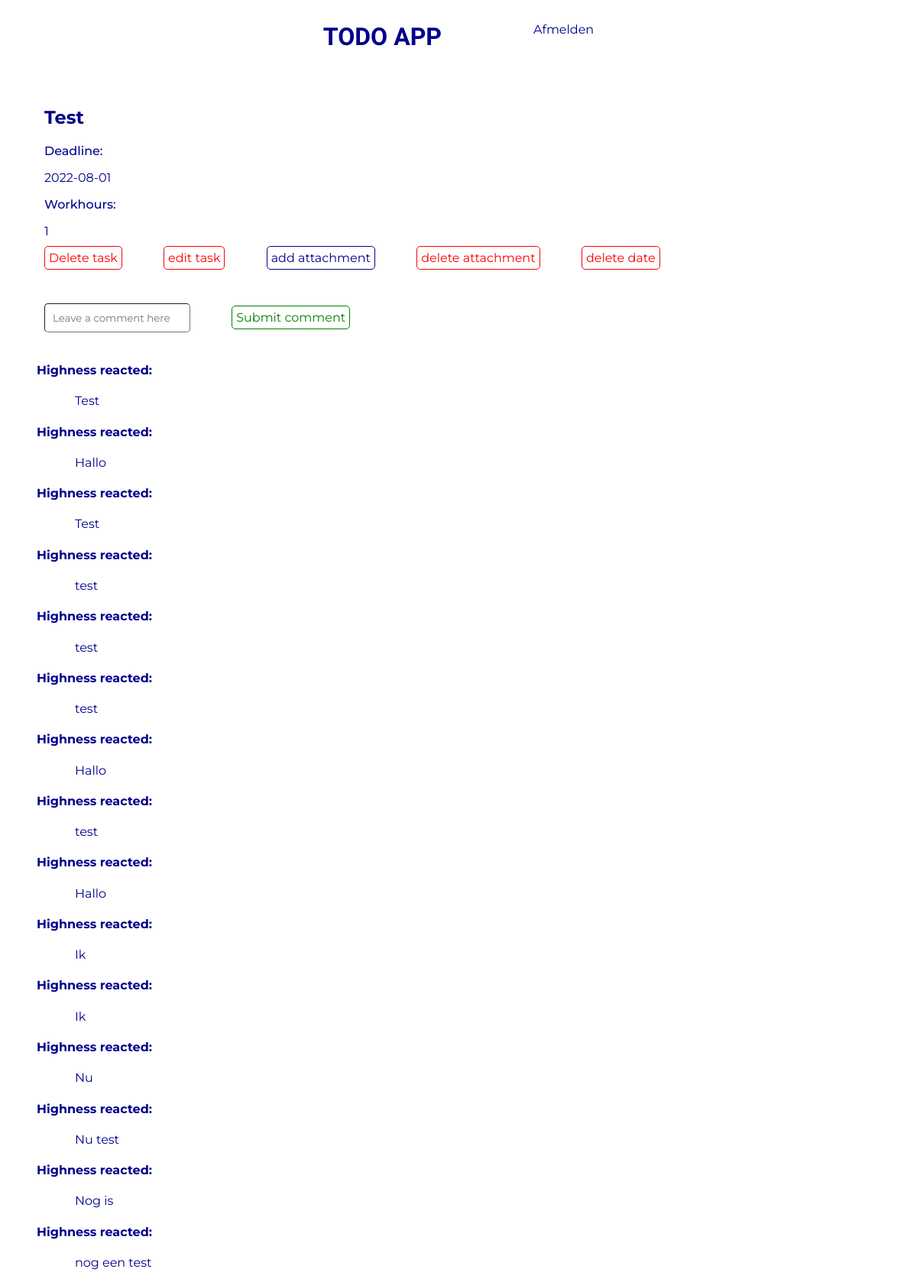
The app's page /task.php?task=41 (signed in) with its own data.
### tables this page shows
CREATE TABLE `tasks` (
  `id` int(11) NOT NULL,
  `userId` int(11) NOT NULL,
  `listId` int(11) NOT NULL,
  `title` varchar(300) NOT NULL,
  `hour` int(11) NOT NULL,
  `date` date DEFAULT NULL,
  `done` tinyint(1) NOT NULL DEFAULT 0,
  `attachment` varchar(255) DEFAULT NULL
);

CREATE TABLE `comments` (
  `id` int(11) NOT NULL,
  `text` varchar(300) NOT NULL,
  `userId` int(11) NOT NULL,
  `taskId` int(11) NOT NULL
);

CREATE TABLE `users` (
  `id` int(11) NOT NULL,
  `username` varchar(300) NOT NULL,
  `password` varchar(300) NOT NULL,
  `is_admin` tinyint(1) NOT NULL DEFAULT 0
);

### classes/Task.php (called while the page is built, shortened)
<?php
class Task
{
    public static function getTaskArrayById($id)
    {
        $conn = Db::getInstance();
        $statement = $conn->prepare("select * from tasks where id = :id");
        $statement->bindValue(":id", $id);
        $statement->execute();
        return $statement->fetch(PDO::FETCH_ASSOC);
    }
}

### classes/Comment.php (called while the page is built, shortened)
<?php
    class Comment {
        public static function getAll($taskId) {
            $conn = Db::getInstance();
            $statement = $conn->prepare("select * from comments where taskId = :taskId");
            $statement->bindValue(':taskId', $taskId);
            $statement->execute();
            return $statement->fetchAll(PDO::FETCH_ASSOC);
        }
    }

### classes/User.php (called while the page is built, shortened)
<?php
    class User {
        public static function getUserById($id) {
            $conn = Db::getInstance();
            $statement = $conn->prepare("select * from users where id = :userId");
            $statement->bindValue(':userId', $id);
            $statement->execute();
            return $statement->fetch();
        }
    }

### task.php (the view, shortened to what this page needs)
<?php
    $taskId = $_GET['task'];
    $task = Task::getTaskArrayById($taskId);
    $comments = Comment::getAll($_GET['task']);
?><!DOCTYPE html>
<html lang="en">
<head>
    <link rel="stylesheet" href="css/task.css?v=<?php echo time(); ?>">
</head>
<body>
    <?php include_once("nav.inc.php"); ?>
    <div class="header">
        <h2><?php echo htmlspecialchars($task['title']); ?></h2>
        <p class="bold">Deadline: </p>
        <p><?php echo htmlspecialchars($task['date']); ?></p>
        <p class="bold">Workhours: </p>
        <p><?php echo htmlspecialchars($task['hour']); ?></p>
    </div>
    <a href="delete_task.php?task=<?php echo $_GET["task"]; ?>" class="add" id="red">Delete task</a>
    <a href="edit_task.php?task=<?php echo $_GET["task"]; ?>" class="add" id="red">edit task</a>
    <a href="add_attachment_to_task.php?task=<?php echo $_GET["task"]; ?>" class="add" id="green">add attachment</a>
    <a href="delete_attachment.php?task=<?php echo $_GET["task"]; ?>" class="add" id="red">delete attachment</a>
    <a href="delete_date.php?task=<?php echo $_GET["task"]; ?>" class="add" id="red">delete date</a>
    <div class="commentSection">
                <div id="commentForm">
                    <input type="text" id="commentText" placeholder="Leave a comment here">
                    <a href="#" class="add" id="submitComment" data-taskid="<?php echo $task['id'] ?>">Submit comment</a>
                </div>
                <br>
                <ul id="commentList">
                    <?php foreach($comments as $comment): ?>
                        <?php $commentUser = User::getUserById($comment['userId']) ?>
                            <li>
                                    <h4 class="detailsText"><?php echo $commentUser['username'] ?> reacted:</h4>
                                    <p><?php echo $comment['text'] ?></p>
                            </li>
                    <?php endforeach; ?>
                </ul>
            </div>
</body>
</html>

### nav.inc.php (shortened to what this page needs)
<link rel="stylesheet" href="css/navigation.css?v=<?php echo time(); ?>">
<div class="container">
    <h1>TODO APP</h1>
    <a href="logout.php" class="logout">Afmelden</a>
</div>

### css/task.css (style rules this page uses)
* { font-family: 'Montserrat', sans-serif; color: darkblue; }
h2 { margin-left: 50px; margin-top: 50px; margin-bottom: 20px; }
a { margin-left: 20px; padding-bottom: 20px; }
p { margin-left: 50px; }
.bold { font-weight: 500; }
.add { margin-left: 50px; padding: 5px; border-style: solid; border-width: 1px; border-radius: 5px; }
#red { color: red; }
#submitComment { color: green; }
#commentText { padding: 10px; margin-top: 50px; margin-left: 50px; border-radius: 5px; border-width: 1px; }

### css/navigation.css (style rules this page uses)
* { list-style: none; text-decoration: none; }
.container { display: flex; flex-direction: row; justify-content: center; align-items: center; gap: 100px; }
h1 { align-self: center; font-family: 'Oswald', sans-serif; color: darkblue; }

### records on screen
tasks: title "Test", date "2022-08-01", hour "1"
comments: userId.username "Highness", text "Test"
comments: userId.username "Highness", text "Hallo"
comments: userId.username "Highness", text "Test"
comments: userId.username "Highness", text "test"
comments: userId.username "Highness", text "test"
comments: userId.username "Highness", text "test"
comments: userId.username "Highness", text "Hallo"
comments: userId.username "Highness", text "test"
comments: userId.username "Highness", text "Hallo"
comments: userId.username "Highness", text "Ik"
comments: userId.username "Highness", text "Ik"
comments: userId.username "Highness", text "Nu"
comments: userId.username "Highness", text "Nu test"
comments: userId.username "Highness", text "Nog is"
comments: userId.username "Highness", text "nog een test"
